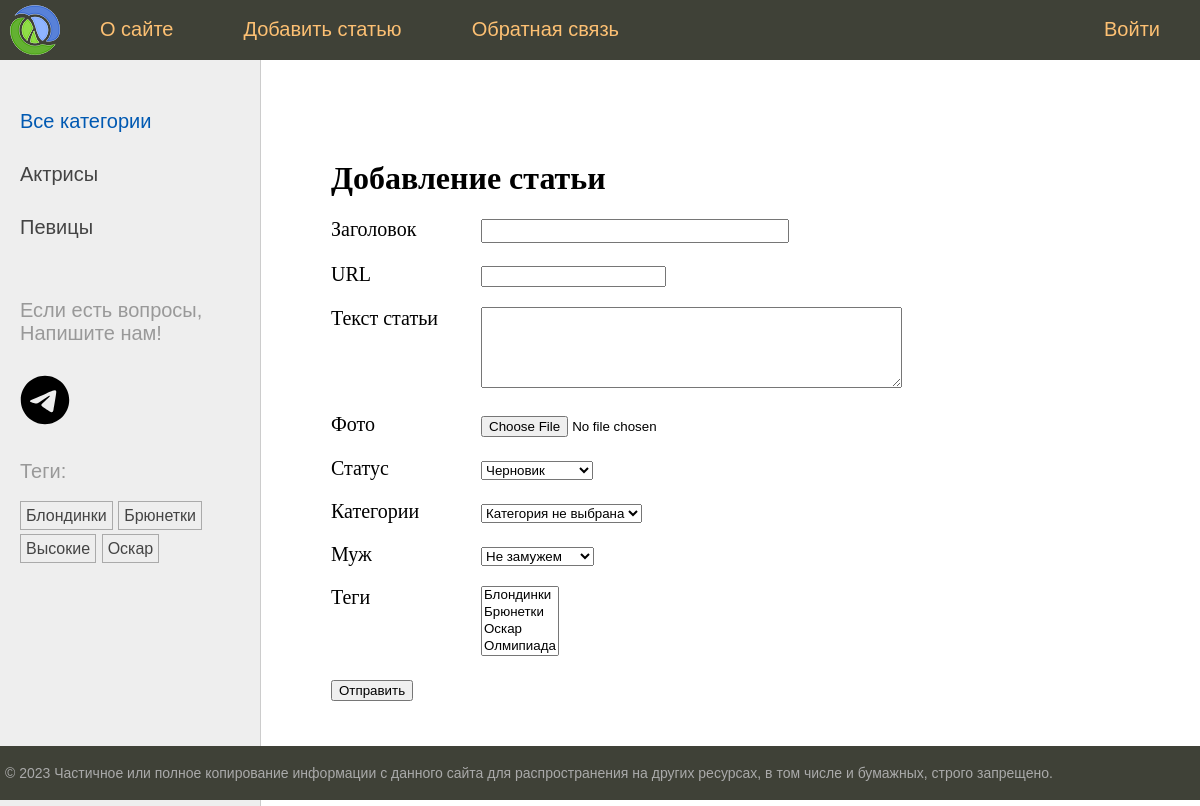
The app's page /addpage/, older data.
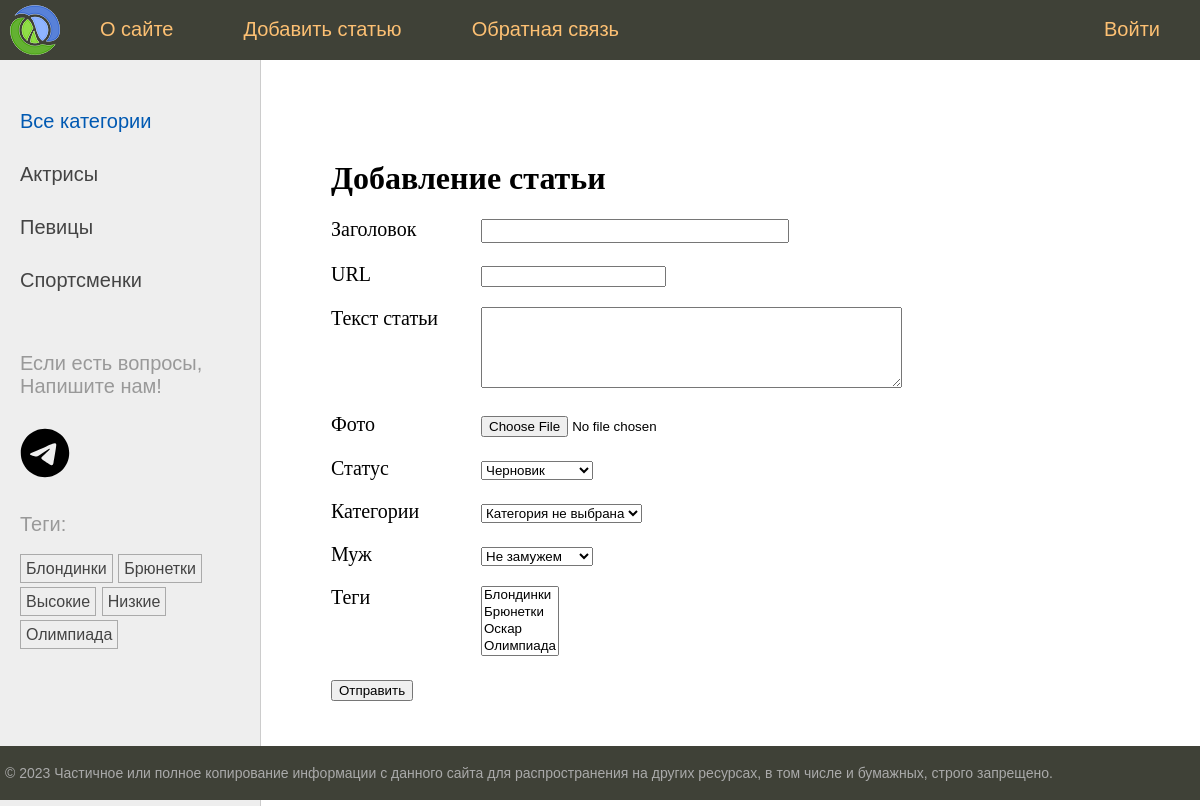
The same page, newer data.
### women/models.py (models this page shows)
class Category(models.Model):
    name = models.CharField(max_length=100, db_index=True, verbose_name='Категория')
    slug = models.SlugField(max_length=255, unique=True, db_index=True)
    class Meta:
        verbose_name = 'Категория'
        verbose_name_plural = 'Категории'
    def __str__(self):
        return self.name
    def get_absolute_url(self):
        return reverse('category', kwargs={'cat_slug': self.slug})

class TagPost(models.Model):
    tag = models.CharField(max_length=100, db_index=True)
    slug = models.SlugField(max_length=255, unique=True, db_index=True)
    def __str__(self):
        return self.tag
    def get_absolute_url(self):
        return reverse('tag', kwargs={'tag_slug': self.slug})

### women/views.py (the view)
# urls.py: path('addpage/', views.AddPage.as_view(), name='add_page'),
class AddPage(DataMixin, CreateView):
    form_class = AddPostForm
    template_name = 'women/addpage.html'
    title_page = 'Добавление статьи'

### women/forms.py (shortened to what this page needs)
class AddPostForm(forms.ModelForm):
    cat = forms.ModelChoiceField(queryset=Category.objects.all(),
                                 label='Категории', empty_label='Категория не выбрана')
    husband = forms.ModelChoiceField(queryset=Husband.objects.all(), required=False,
                                     label='Муж', empty_label='Не замужем')
    class Meta:
        model = Women
        fields = ['title', 'slug', 'content', 'photo', 'is_published', 'cat', 'husband', 'tags']
        widgets = {
            'title': forms.TextInput(attrs={'class': 'form-input'}),
            'content': forms.Textarea(attrs={'cols': 50, 'rows': 5}),
        }
        labels = {
            'slug': 'URL'
        }

### women/models.py (called while the page is built)
    def __str__(self):
        return self.name

### women/templatetags/women_tags.py (called while the page is built)
@register.inclusion_tag('women/list_categories.html')
def show_categories(cat_selected=0):
    cats = Category.objects.annotate(total=Count("posts")).filter(total__gt=0)
    return {'cats': cats, 'cat_selected': cat_selected}

@register.inclusion_tag('women/list_tags.html')
def show_all_tags():
    return {'tags': TagPost.objects.annotate(total=Count("tags")).filter(total__gt=0)}

### women/templates/women/addpage.html (shortened to what this page needs)
{% extends 'base.html' %}
{% block content %}
<h1>{{title}}</h1>
<form action="" method="post" enctype="multipart/form-data">
    {% for f in form %}
    <p><label class="form-label" for="{{ f.id_for_label }}">{{ f.label }}</label>{{ f }}</p>
    {% endfor %}
    <p><button type="submit">Отправить</button></p>
</form>
{% endblock %}

### women/templates/women/list_categories.html
{% for cat in cats %}
{% if cat.id == cat_selected %}
<li class='selected'>{{cat.name}}</li>
{% else %}
<li><a href="{{ cat.get_absolute_url }}">{{cat.name}}</a></li>
{% endif %}
{% endfor %}

### women/templates/women/list_tags.html
{% if tags %}
    <p>Теги:</p>
    <ul class="tags-list">
    {% for t in tags %}
    <li><a href="{{ t.get_absolute_url }}">{{ t.tag }}</a></li>
    {% endfor %}
    </ul>
{% endif %}

Row changes from the older to the newer data that the page shows:
no longer on this page (row unchanged): TagPost: tag "Оскар"
now on this page (row unchanged): Category: name "Спортсменки"
now on this page (row unchanged): TagPost: tag "Низкие"
now on this page (row edited): TagPost: tag "Олимпиада"
Text that changed along with them:
form field tags: "Блондинки / Брюнетки / Оскар / Олмипиада" → "Блондинки / Брюнетки / Оскар / Олимпиада"
